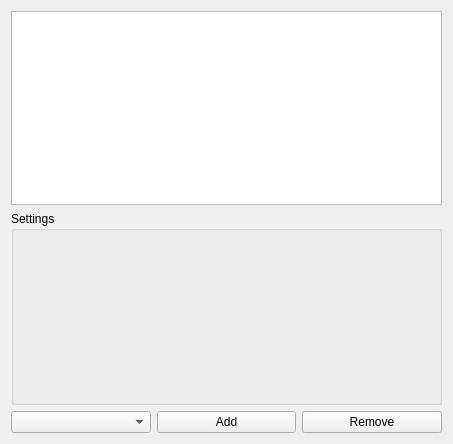
<?xml version="1.0" encoding="UTF-8"?>
<ui version="4.0">
 <class>TabFilters</class>
 <widget class="QWidget" name="TabFilters">
  <property name="geometry">
   <rect>
    <x>0</x>
    <y>0</y>
    <width>453</width>
    <height>444</height>
   </rect>
  </property>
  <property name="windowTitle">
   <string>Form</string>
  </property>
  <layout class="QVBoxLayout" name="verticalLayout">
   <item>
    <widget class="QTableView" name="tblFilters">
     <attribute name="horizontalHeaderStretchLastSection">
      <bool>true</bool>
     </attribute>
    </widget>
   </item>
   <item>
    <widget class="QGroupBox" name="groupBox">
     <property name="title">
      <string>Settings</string>
     </property>
     <layout class="QVBoxLayout" name="verticalLayout_2">
      <item>
       <widget class="QStackedWidget" name="wdgSettings"/>
      </item>
     </layout>
    </widget>
   </item>
   <item>
    <widget class="QWidget" name="wdgActions" native="true">
     <layout class="QGridLayout" name="gridLayout_2">
      <property name="leftMargin">
       <number>0</number>
      </property>
      <property name="topMargin">
       <number>0</number>
      </property>
      <property name="rightMargin">
       <number>0</number>
      </property>
      <property name="bottomMargin">
       <number>0</number>
      </property>
      <item row="0" column="0">
       <widget class="QComboBox" name="cmbFilter"/>
      </item>
      <item row="0" column="1">
       <widget class="QPushButton" name="btnAdd">
        <property name="text">
         <string>Add</string>
        </property>
        <property name="icon">
         <iconset resource="images.qrc">
          <normaloff>:/icons/resources/list-add.png</normaloff>:/icons/resources/list-add.png</iconset>
        </property>
       </widget>
      </item>
      <item row="0" column="2">
       <widget class="QPushButton" name="btnRemove">
        <property name="text">
         <string>Remove</string>
        </property>
        <property name="icon">
         <iconset resource="images.qrc">
          <normaloff>:/icons/resources/list-remove.png</normaloff>:/icons/resources/list-remove.png</iconset>
        </property>
       </widget>
      </item>
     </layout>
    </widget>
   </item>
  </layout>
 </widget>
 <resources>
  <include location="images.qrc"/>
 </resources>
 <connections/>
</ui>
